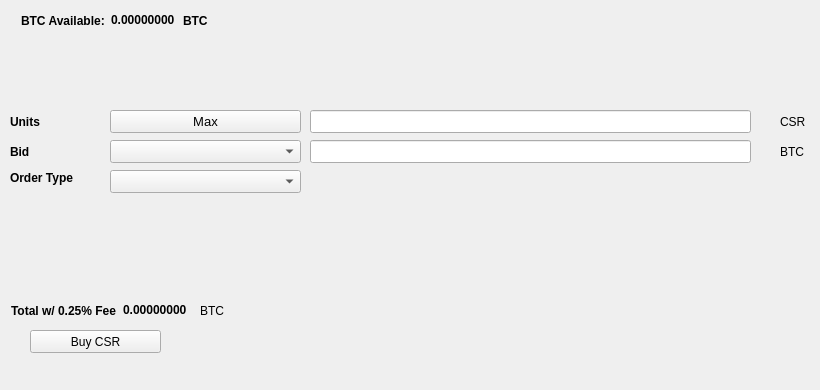
   <widget class="QWidget" name="BuyTab">
    <attribute name="title">
     <string>Buy</string>
    </attribute>
    <widget class="QPushButton" name="BuyCSR">
     <property name="geometry">
      <rect>
       <x>30</x>
       <y>330</y>
       <width>131</width>
       <height>23</height>
      </rect>
     </property>
     <property name="text">
      <string>Buy CSR</string>
     </property>
     <property name="icon">
      <iconset resource="../csr.qrc">
       <normaloff>:/icons/bitcoin</normaloff>:/icons/bitcoin</iconset>
     </property>
    </widget>
    <widget class="QLabel" name="label_3">
     <property name="geometry">
      <rect>
       <x>10</x>
       <y>110</y>
       <width>46</width>
       <height>23</height>
      </rect>
     </property>
     <property name="font">
      <font>
       <weight>75</weight>
       <bold>true</bold>
      </font>
     </property>
     <property name="text">
      <string>Units</string>
     </property>
    </widget>
    <widget class="QLineEdit" name="UnitsInput">
     <property name="geometry">
      <rect>
       <x>310</x>
       <y>110</y>
       <width>441</width>
       <height>23</height>
      </rect>
     </property>
     <property name="font">
      <font>
       <pointsize>9</pointsize>
       <weight>75</weight>
       <bold>true</bold>
      </font>
     </property>
    </widget>
    <widget class="QLineEdit" name="BuyBidPriceEdit">
     <property name="geometry">
      <rect>
       <x>310</x>
       <y>140</y>
       <width>441</width>
       <height>23</height>
      </rect>
     </property>
     <property name="font">
      <font>
       <pointsize>9</pointsize>
       <weight>75</weight>
       <bold>true</bold>
      </font>
     </property>
    </widget>
    <widget class="QLabel" name="label_4">
     <property name="geometry">
      <rect>
       <x>780</x>
       <y>110</y>
       <width>31</width>
       <height>23</height>
      </rect>
     </property>
     <property name="text">
      <string>CSR</string>
     </property>
    </widget>
    <widget class="QLabel" name="label_5">
     <property name="geometry">
      <rect>
       <x>780</x>
       <y>140</y>
       <width>31</width>
       <height>23</height>
      </rect>
     </property>
     <property name="text">
      <string>BTC</string>
     </property>
    </widget>
    <widget class="QLabel" name="label_6">
     <property name="geometry">
      <rect>
       <x>10</x>
       <y>140</y>
       <width>46</width>
       <height>23</height>
      </rect>
     </property>
     <property name="font">
      <font>
       <weight>75</weight>
       <bold>true</bold>
      </font>
     </property>
     <property name="text">
      <string>Bid</string>
     </property>
    </widget>
    <widget class="QLabel" name="label_7">
     <property name="geometry">
      <rect>
       <x>10</x>
       <y>170</y>
       <width>91</width>
       <height>16</height>
      </rect>
     </property>
     <property name="font">
      <font>
       <weight>75</weight>
       <bold>true</bold>
      </font>
     </property>
     <property name="text">
      <string>Order Type</string>
     </property>
    </widget>
    <widget class="QPushButton" name="Buy_Max_Amount">
     <property name="geometry">
      <rect>
       <x>110</x>
       <y>110</y>
       <width>191</width>
       <height>23</height>
      </rect>
     </property>
     <property name="font">
      <font>
       <pointsize>10</pointsize>
      </font>
     </property>
     <property name="text">
      <string>Max</string>
     </property>
    </widget>
    <widget class="QComboBox" name="BuyBidcomboBox">
     <property name="geometry">
      <rect>
       <x>110</x>
       <y>140</y>
       <width>191</width>
       <height>23</height>
      </rect>
     </property>
     <property name="font">
      <font>
       <pointsize>10</pointsize>
      </font>
     </property>
    </widget>
    <widget class="QComboBox" name="buyOrdertypeCombo">
     <property name="geometry">
      <rect>
       <x>110</x>
       <y>170</y>
       <width>191</width>
       <height>23</height>
      </rect>
     </property>
     <property name="font">
      <font>
       <pointsize>10</pointsize>
      </font>
     </property>
    </widget>
    <widget class="QWidget" name="layoutWidget1">
     <property name="geometry">
      <rect>
       <x>21</x>
       <y>11</y>
       <width>227</width>
       <height>19</height>
      </rect>
     </property>
     <layout class="QHBoxLayout" name="horizontalLayout_3">
      <item>
       <widget class="QLabel" name="label232">
        <property name="font">
         <font>
          <weight>75</weight>
          <bold>true</bold>
         </font>
        </property>
        <property name="text">
         <string>BTC Available:</string>
        </property>
       </widget>
      </item>
      <item>
       <widget class="QLabel" name="BtcAvailableLbl">
        <property name="palette">
         <palette>
          <active>
           <colorrole role="WindowText">
            <brush brushstyle="SolidPattern">
             <color alpha="255">
              <red>0</red>
              <green>0</green>
              <blue>0</blue>
             </color>
            </brush>
           </colorrole>
           <colorrole role="Button">
            <brush brushstyle="SolidPattern">
             <color alpha="255">
              <red>0</red>
              <green>170</green>
              <blue>0</blue>
             </color>
            </brush>
           </colorrole>
           <colorrole role="Light">
            <brush brushstyle="SolidPattern">
             <color alpha="255">
              <red>0</red>
              <green>255</green>
              <blue>0</blue>
             </color>
            </brush>
           </colorrole>
           <colorrole role="Midlight">
            <brush brushstyle="SolidPattern">
             <color alpha="255">
              <red>0</red>
              <green>212</green>
              <blue>0</blue>
             </color>
            </brush>
           </colorrole>
           <colorrole role="Dark">
            <brush brushstyle="SolidPattern">
             <color alpha="255">
              <red>0</red>
              <green>85</green>
              <blue>0</blue>
             </color>
            </brush>
           </colorrole>
           <colorrole role="Mid">
            <brush brushstyle="SolidPattern">
             <color alpha="255">
              <red>0</red>
              <green>113</green>
              <blue>0</blue>
             </color>
            </brush>
           </colorrole>
           <colorrole role="Text">
            <brush brushstyle="SolidPattern">
             <color alpha="255">
              <red>0</red>
              <green>170</green>
              <blue>0</blue>
             </color>
            </brush>
           </colorrole>
           <colorrole role="BrightText">
            <brush brushstyle="SolidPattern">
             <color alpha="255">
              <red>255</red>
              <green>255</green>
              <blue>255</blue>
             </color>
            </brush>
           </colorrole>
           <colorrole role="ButtonText">
            <brush brushstyle="SolidPattern">
             <color alpha="255">
              <red>0</red>
              <green>0</green>
              <blue>0</blue>
             </color>
            </brush>
           </colorrole>
           <colorrole role="Base">
            <brush brushstyle="SolidPattern">
             <color alpha="255">
              <red>255</red>
              <green>255</green>
              <blue>255</blue>
             </color>
            </brush>
           </colorrole>
           <colorrole role="Window">
            <brush brushstyle="SolidPattern">
             <color alpha="255">
              <red>0</red>
              <green>170</green>
              <blue>0</blue>
             </color>
            </brush>
           </colorrole>
           <colorrole role="Shadow">
            <brush brushstyle="SolidPattern">
             <color alpha="255">
              <red>0</red>
              <green>0</green>
              <blue>0</blue>
             </color>
            </brush>
           </colorrole>
           <colorrole role="AlternateBase">
            <brush brushstyle="SolidPattern">
             <color alpha="255">
              <red>127</red>
              <green>212</green>
              <blue>127</blue>
             </color>
            </brush>
           </colorrole>
           <colorrole role="ToolTipBase">
            <brush brushstyle="SolidPattern">
             <color alpha="255">
              <red>255</red>
              <green>255</green>
              <blue>220</blue>
             </color>
            </brush>
           </colorrole>
           <colorrole role="ToolTipText">
            <brush brushstyle="SolidPattern">
             <color alpha="255">
              <red>0</red>
              <green>0</green>
              <blue>0</blue>
             </color>
            </brush>
           </colorrole>
          </active>
          <inactive>
           <colorrole role="WindowText">
            <brush brushstyle="SolidPattern">
             <color alpha="255">
              <red>0</red>
              <green>0</green>
              <blue>0</blue>
             </color>
            </brush>
           </colorrole>
           <colorrole role="Button">
            <brush brushstyle="SolidPattern">
             <color alpha="255">
              <red>0</red>
              <green>170</green>
              <blue>0</blue>
             </color>
            </brush>
           </colorrole>
           <colorrole role="Light">
            <brush brushstyle="SolidPattern">
             <color alpha="255">
              <red>0</red>
              <green>255</green>
              <blue>0</blue>
             </color>
            </brush>
           </colorrole>
           <colorrole role="Midlight">
            <brush brushstyle="SolidPattern">
             <color alpha="255">
              <red>0</red>
              <green>212</green>
              <blue>0</blue>
             </color>
            </brush>
           </colorrole>
           <colorrole role="Dark">
            <brush brushstyle="SolidPattern">
             <color alpha="255">
              <red>0</red>
              <green>85</green>
              <blue>0</blue>
             </color>
            </brush>
           </colorrole>
           <colorrole role="Mid">
            <brush brushstyle="SolidPattern">
             <color alpha="255">
              <red>0</red>
              <green>113</green>
              <blue>0</blue>
             </color>
            </brush>
           </colorrole>
           <colorrole role="Text">
            <brush brushstyle="SolidPattern">
             <color alpha="255">
              <red>0</red>
              <green>170</green>
              <blue>0</blue>
             </color>
            </brush>
           </colorrole>
           <colorrole role="BrightText">
            <brush brushstyle="SolidPattern">
             <color alpha="255">
              <red>255</red>
              <green>255</green>
              <blue>255</blue>
             </color>
            </brush>
           </colorrole>
           <colorrole role="ButtonText">
            <brush brushstyle="SolidPattern">
             <color alpha="255">
              <red>0</red>
              <green>0</green>
              <blue>0</blue>
             </color>
            </brush>
           </colorrole>
           <colorrole role="Base">
            <brush brushstyle="SolidPattern">
             <color alpha="255">
              <red>255</red>
              <green>255</green>
              <blue>255</blue>
             </color>
            </brush>
           </colorrole>
           <colorrole role="Window">
            <brush brushstyle="SolidPattern">
             <color alpha="255">
              <red>0</red>
              <green>170</green>
              <blue>0</blue>
             </color>
            </brush>
           </colorrole>
           <colorrole role="Shadow">
            <brush brushstyle="SolidPattern">
             <color alpha="255">
              <red>0</red>
              <green>0</green>
              <blue>0</blue>
             </color>
            </brush>
           </colorrole>
           <colorrole role="AlternateBase">
            <brush brushstyle="SolidPattern">
             <color alpha="255">
              <red>127</red>
              <green>212</green>
              <blue>127</blue>
             </color>
            </brush>
           </colorrole>
           <colorrole role="ToolTipBase">
            <brush brushstyle="SolidPattern">
             <color alpha="255">
              <red>255</red>
              <green>255</green>
              <blue>220</blue>
             </color>
            </brush>
           </colorrole>
           <colorrole role="ToolTipText">
            <brush brushstyle="SolidPattern">
             <color alpha="255">
              <red>0</red>
              <green>0</green>
              <blue>0</blue>
             </color>
            </brush>
           </colorrole>
          </inactive>
          <disabled>
           <colorrole role="WindowText">
            <brush brushstyle="SolidPattern">
             <color alpha="255">
              <red>0</red>
              <green>85</green>
              <blue>0</blue>
             </color>
            </brush>
           </colorrole>
           <colorrole role="Button">
            <brush brushstyle="SolidPattern">
             <color alpha="255">
              <red>0</red>
              <green>170</green>
              <blue>0</blue>
             </color>
            </brush>
           </colorrole>
           <colorrole role="Light">
            <brush brushstyle="SolidPattern">
             <color alpha="255">
              <red>0</red>
              <green>255</green>
              <blue>0</blue>
             </color>
            </brush>
           </colorrole>
           <colorrole role="Midlight">
            <brush brushstyle="SolidPattern">
             <color alpha="255">
              <red>0</red>
              <green>212</green>
              <blue>0</blue>
             </color>
            </brush>
           </colorrole>
           <colorrole role="Dark">
            <brush brushstyle="SolidPattern">
             <color alpha="255">
              <red>0</red>
              <green>85</green>
              <blue>0</blue>
             </color>
            </brush>
           </colorrole>
           <colorrole role="Mid">
            <brush brushstyle="SolidPattern">
             <color alpha="255">
              <red>0</red>
              <green>113</green>
              <blue>0</blue>
             </color>
            </brush>
           </colorrole>
           <colorrole role="Text">
            <brush brushstyle="SolidPattern">
             <color alpha="255">
              <red>0</red>
              <green>85</green>
              <blue>0</blue>
             </color>
            </brush>
           </colorrole>
           <colorrole role="BrightText">
            <brush brushstyle="SolidPattern">
             <color alpha="255">
              <red>255</red>
              <green>255</green>
              <blue>255</blue>
             </color>
            </brush>
           </colorrole>
           <colorrole role="ButtonText">
            <brush brushstyle="SolidPattern">
             <color alpha="255">
              <red>0</red>
              <green>85</green>
              <blue>0</blue>
             </color>
            </brush>
           </colorrole>
           <colorrole role="Base">
            <brush brushstyle="SolidPattern">
             <color alpha="255">
              <red>0</red>
              <green>170</green>
              <blue>0</blue>
             </color>
            </brush>
           </colorrole>
           <colorrole role="Window">
            <brush brushstyle="SolidPattern">
             <color alpha="255">
              <red>0</red>
              <green>170</green>
              <blue>0</blue>
             </color>
            </brush>
           </colorrole>
           <colorrole role="Shadow">
            <brush brushstyle="SolidPattern">
             <color alpha="255">
              <red>0</red>
              <green>0</green>
              <blue>0</blue>
             </color>
            </brush>
           </colorrole>
           <colorrole role="AlternateBase">
            <brush brushstyle="SolidPattern">
             <color alpha="255">
              <red>0</red>
              <green>170</green>
              <blue>0</blue>
             </color>
            </brush>
           </colorrole>
           <colorrole role="ToolTipBase">
            <brush brushstyle="SolidPattern">
             <color alpha="255">
              <red>255</red>
              <green>255</green>
              <blue>220</blue>
             </color>
            </brush>
           </colorrole>
           <colorrole role="ToolTipText">
            <brush brushstyle="SolidPattern">
             <color alpha="255">
              <red>0</red>
              <green>0</green>
              <blue>0</blue>
             </color>
            </brush>
           </colorrole>
          </disabled>
         </palette>
        </property>
        <property name="font">
         <font>
          <weight>75</weight>
          <bold>true</bold>
         </font>
        </property>
        <property name="text">
         <string>0.00000000</string>
        </property>
        <property name="textInteractionFlags">
         <set>Qt::LinksAccessibleByMouse|Qt::TextSelectableByKeyboard|Qt::TextSelectableByMouse</set>
        </property>
       </widget>
      </item>
      <item>
       <widget class="QLabel" name="BtcAvailableLbl_2">
        <property name="font">
         <font>
          <weight>75</weight>
          <bold>true</bold>
         </font>
        </property>
        <property name="text">
         <string>BTC</string>
        </property>
       </widget>
      </item>
     </layout>
    </widget>
    <widget class="QWidget" name="layoutWidge2">
     <property name="geometry">
      <rect>
       <x>11</x>
       <y>301</y>
       <width>259</width>
       <height>19</height>
      </rect>
     </property>
     <layout class="QHBoxLayout" name="horizontalLayout_4">
      <item>
       <widget class="QLabel" name="label_9">
        <property name="font">
         <font>
          <weight>75</weight>
          <bold>true</bold>
         </font>
        </property>
        <property name="text">
         <string>Total w/ 0.25% Fee</string>
        </property>
       </widget>
      </item>
      <item>
       <widget class="QLabel" name="BuyCostLabel">
        <property name="palette">
         <palette>
          <active>
           <colorrole role="WindowText">
            <brush brushstyle="SolidPattern">
             <color alpha="255">
              <red>0</red>
              <green>0</green>
              <blue>0</blue>
             </color>
            </brush>
           </colorrole>
           <colorrole role="Button">
            <brush brushstyle="SolidPattern">
             <color alpha="255">
              <red>0</red>
              <green>170</green>
              <blue>0</blue>
             </color>
            </brush>
           </colorrole>
           <colorrole role="Light">
            <brush brushstyle="SolidPattern">
             <color alpha="255">
              <red>0</red>
              <green>255</green>
              <blue>0</blue>
             </color>
            </brush>
           </colorrole>
           <colorrole role="Midlight">
            <brush brushstyle="SolidPattern">
             <color alpha="255">
              <red>0</red>
              <green>212</green>
              <blue>0</blue>
             </color>
            </brush>
           </colorrole>
           <colorrole role="Dark">
            <brush brushstyle="SolidPattern">
             <color alpha="255">
              <red>0</red>
              <green>85</green>
              <blue>0</blue>
             </color>
            </brush>
           </colorrole>
           <colorrole role="Mid">
            <brush brushstyle="SolidPattern">
             <color alpha="255">
              <red>0</red>
              <green>113</green>
              <blue>0</blue>
             </color>
            </brush>
           </colorrole>
           <colorrole role="Text">
            <brush brushstyle="SolidPattern">
             <color alpha="255">
              <red>0</red>
              <green>170</green>
              <blue>0</blue>
             </color>
            </brush>
           </colorrole>
           <colorrole role="BrightText">
            <brush brushstyle="SolidPattern">
             <color alpha="255">
              <red>255</red>
              <green>255</green>
              <blue>255</blue>
             </color>
            </brush>
           </colorrole>
           <colorrole role="ButtonText">
            <brush brushstyle="SolidPattern">
             <color alpha="255">
              <red>0</red>
              <green>0</green>
              <blue>0</blue>
             </color>
            </brush>
           </colorrole>
           <colorrole role="Base">
            <brush brushstyle="SolidPattern">
             <color alpha="255">
              <red>255</red>
              <green>255</green>
              <blue>255</blue>
             </color>
            </brush>
           </colorrole>
           <colorrole role="Window">
            <brush brushstyle="SolidPattern">
             <color alpha="255">
              <red>0</red>
              <green>170</green>
              <blue>0</blue>
             </color>
            </brush>
           </colorrole>
           <colorrole role="Shadow">
            <brush brushstyle="SolidPattern">
             <color alpha="255">
              <red>0</red>
              <green>0</green>
              <blue>0</blue>
             </color>
            </brush>
           </colorrole>
           <colorrole role="AlternateBase">
            <brush brushstyle="SolidPattern">
             <color alpha="255">
              <red>127</red>
              <green>212</green>
              <blue>127</blue>
             </color>
            </brush>
           </colorrole>
           <colorrole role="ToolTipBase">
            <brush brushstyle="SolidPattern">
             <color alpha="255">
              <red>255</red>
              <green>255</green>
              <blue>220</blue>
             </color>
            </brush>
           </colorrole>
           <colorrole role="ToolTipText">
            <brush brushstyle="SolidPattern">
             <color alpha="255">
              <red>0</red>
              <green>0</green>
              <blue>0</blue>
             </color>
            </brush>
           </colorrole>
          </active>
          <inactive>
           <colorrole role="WindowText">
            <brush brushstyle="SolidPattern">
             <color alpha="255">
              <red>0</red>
              <green>0</green>
              <blue>0</blue>
             </color>
            </brush>
           </colorrole>
           <colorrole role="Button">
            <brush brushstyle="SolidPattern">
             <color alpha="255">
              <red>0</red>
              <green>170</green>
              <blue>0</blue>
             </color>
            </brush>
           </colorrole>
           <colorrole role="Light">
            <brush brushstyle="SolidPattern">
             <color alpha="255">
              <red>0</red>
              <green>255</green>
              <blue>0</blue>
             </color>
            </brush>
           </colorrole>
           <colorrole role="Midlight">
            <brush brushstyle="SolidPattern">
             <color alpha="255">
              <red>0</red>
              <green>212</green>
              <blue>0</blue>
             </color>
            </brush>
           </colorrole>
           <colorrole role="Dark">
            <brush brushstyle="SolidPattern">
             <color alpha="255">
              <red>0</red>
              <green>85</green>
              <blue>0</blue>
             </color>
            </brush>
           </colorrole>
           <colorrole role="Mid">
            <brush brushstyle="SolidPattern">
             <color alpha="255">
              <red>0</red>
              <green>113</green>
              <blue>0</blue>
             </color>
            </brush>
           </colorrole>
           <colorrole role="Text">
            <brush brushstyle="SolidPattern">
             <color alpha="255">
              <red>0</red>
              <green>170</green>
              <blue>0</blue>
             </color>
            </brush>
           </colorrole>
           <colorrole role="BrightText">
            <brush brushstyle="SolidPattern">
             <color alpha="255">
              <red>255</red>
              <green>255</green>
              <blue>255</blue>
             </color>
            </brush>
           </colorrole>
           <colorrole role="ButtonText">
            <brush brushstyle="SolidPattern">
             <color alpha="255">
              <red>0</red>
              <green>0</green>
              <blue>0</blue>
             </color>
            </brush>
           </colorrole>
           <colorrole role="Base">
            <brush brushstyle="SolidPattern">
             <color alpha="255">
              <red>255</red>
              <green>255</green>
              <blue>255</blue>
             </color>
            </brush>
           </colorrole>
           <colorrole role="Window">
            <brush brushstyle="SolidPattern">
             <color alpha="255">
              <red>0</red>
              <green>170</green>
              <blue>0</blue>
             </color>
            </brush>
           </colorrole>
           <colorrole role="Shadow">
            <brush brushstyle="SolidPattern">
             <color alpha="255">
              <red>0</red>
              <green>0</green>
              <blue>0</blue>
             </color>
            </brush>
           </colorrole>
           <colorrole role="AlternateBase">
            <brush brushstyle="SolidPattern">
             <color alpha="255">
              <red>127</red>
              <green>212</green>
              <blue>127</blue>
             </color>
            </brush>
           </colorrole>
           <colorrole role="ToolTipBase">
            <brush brushstyle="SolidPattern">
             <color alpha="255">
              <red>255</red>
              <green>255</green>
              <blue>220</blue>
             </color>
            </brush>
           </colorrole>
           <colorrole role="ToolTipText">
            <brush brushstyle="SolidPattern">
             <color alpha="255">
              <red>0</red>
              <green>0</green>
              <blue>0</blue>
             </color>
            </brush>
           </colorrole>
          </inactive>
          <disabled>
           <colorrole role="WindowText">
            <brush brushstyle="SolidPattern">
             <color alpha="255">
              <red>0</red>
              <green>85</green>
              <blue>0</blue>
             </color>
            </brush>
           </colorrole>
           <colorrole role="Button">
            <brush brushstyle="SolidPattern">
             <color alpha="255">
              <red>0</red>
              <green>170</green>
              <blue>0</blue>
             </color>
            </brush>
           </colorrole>
           <colorrole role="Light">
            <brush brushstyle="SolidPattern">
             <color alpha="255">
              <red>0</red>
              <green>255</green>
              <blue>0</blue>
             </color>
            </brush>
           </colorrole>
           <colorrole role="Midlight">
            <brush brushstyle="SolidPattern">
             <color alpha="255">
              <red>0</red>
              <green>212</green>
              <blue>0</blue>
             </color>
            </brush>
           </colorrole>
           <colorrole role="Dark">
            <brush brushstyle="SolidPattern">
             <color alpha="255">
              <red>0</red>
              <green>85</green>
              <blue>0</blue>
             </color>
            </brush>
           </colorrole>
           <colorrole role="Mid">
            <brush brushstyle="SolidPattern">
             <color alpha="255">
              <red>0</red>
              <green>113</green>
              <blue>0</blue>
             </color>
            </brush>
           </colorrole>
           <colorrole role="Text">
            <brush brushstyle="SolidPattern">
             <color alpha="255">
              <red>0</red>
              <green>85</green>
              <blue>0</blue>
             </color>
            </brush>
           </colorrole>
           <colorrole role="BrightText">
            <brush brushstyle="SolidPattern">
             <color alpha="255">
              <red>255</red>
              <green>255</green>
              <blue>255</blue>
             </color>
            </brush>
           </colorrole>
           <colorrole role="ButtonText">
            <brush brushstyle="SolidPattern">
             <color alpha="255">
              <red>0</red>
              <green>85</green>
              <blue>0</blue>
             </color>
            </brush>
           </colorrole>
           <colorrole role="Base">
            <brush brushstyle="SolidPattern">
             <color alpha="255">
              <red>0</red>
              <green>170</green>
              <blue>0</blue>
             </color>
            </brush>
           </colorrole>
           <colorrole role="Window">
            <brush brushstyle="SolidPattern">
             <color alpha="255">
              <red>0</red>
              <green>170</green>
              <blue>0</blue>
             </color>
            </brush>
           </colorrole>
           <colorrole role="Shadow">
            <brush brushstyle="SolidPattern">
             <color alpha="255">
              <red>0</red>
              <green>0</green>
              <blue>0</blue>
             </color>
            </brush>
           </colorrole>
           <colorrole role="AlternateBase">
            <brush brushstyle="SolidPattern">
             <color alpha="255">
              <red>0</red>
              <green>170</green>
              <blue>0</blue>
             </color>
            </brush>
           </colorrole>
           <colorrole role="ToolTipBase">
            <brush brushstyle="SolidPattern">
             <color alpha="255">
              <red>255</red>
              <green>255</green>
              <blue>220</blue>
             </color>
            </brush>
           </colorrole>
           <colorrole role="ToolTipText">
            <brush brushstyle="SolidPattern">
             <color alpha="255">
              <red>0</red>
              <green>0</green>
              <blue>0</blue>
             </color>
            </brush>
           </colorrole>
          </disabled>
         </palette>
        </property>
        <property name="font">
         <font>
          <weight>75</weight>
          <bold>true</bold>
         </font>
        </property>
        <property name="autoFillBackground">
         <bool>false</bool>
        </property>
        <property name="text">
         <string>0.00000000</string>
        </property>
        <property name="textInteractionFlags">
         <set>Qt::LinksAccessibleByMouse|Qt::TextSelectableByMouse</set>
        </property>
       </widget>
      </item>
      <item>
       <widget class="QLabel" name="label_10">
        <property name="font">
         <font>
          <weight>50</weight>
          <bold>false</bold>
         </font>
        </property>
        <property name="text">
         <string>BTC</string>
        </property>
       </widget>
      </item>
     </layout>
    </widget>
    <widget class="QLabel" name="label_24">
     <property name="geometry">
      <rect>
       <x>460</x>
       <y>300</y>
       <width>281</width>
       <height>81</height>
      </rect>
     </property>
     <property name="text">
      <string/>
     </property>
     <property name="pixmap">
      <pixmap>:/images/bittrex</pixmap>
     </property>
    </widget>
   </widget>
